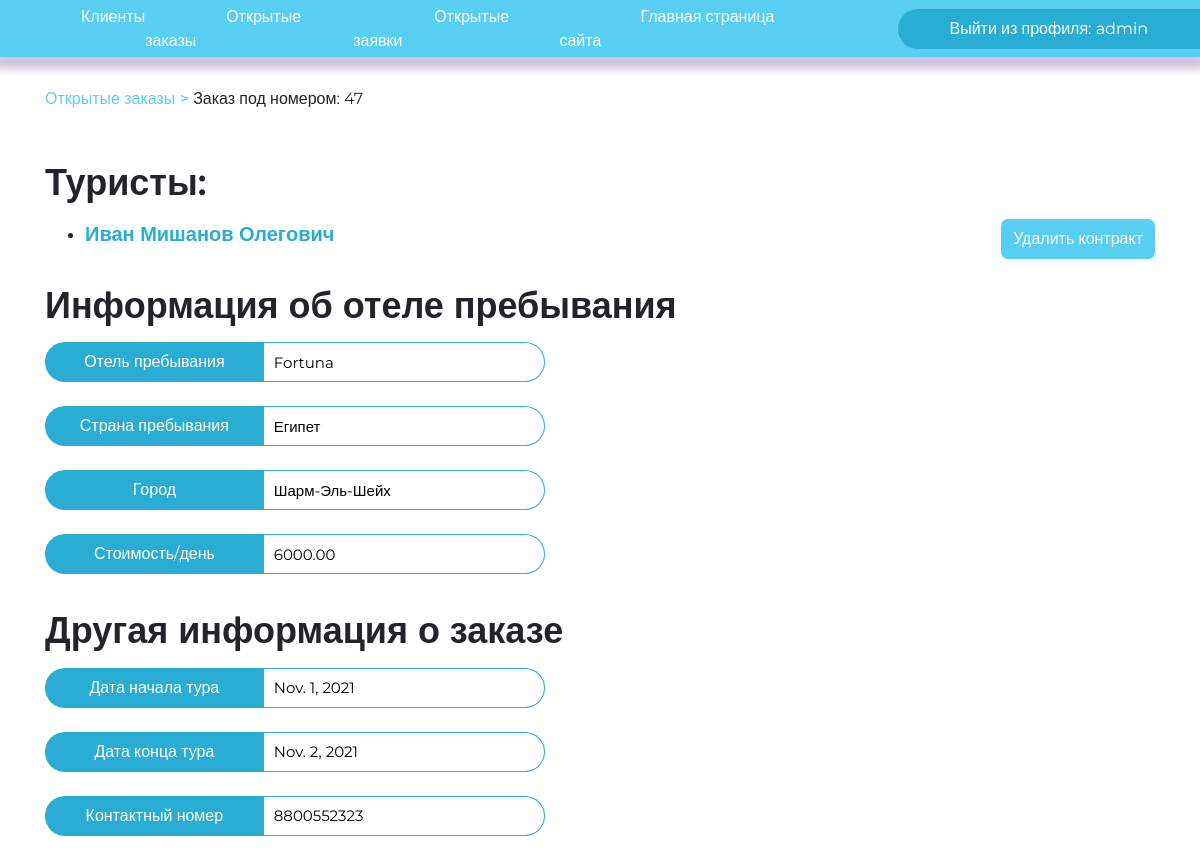
Screenshot of /agent/contract/47/ (signed in) with the database file from the repository.
### djangoApp/models.py (models this page shows, shortened)
class Contract(models.Model):
    client_id = models.ForeignKey(Client, on_delete=models.CASCADE)
    hotel_id = models.ForeignKey(Hotel, on_delete=models.CASCADE)
    group_id = models.ForeignKey(
        GroupClient, on_delete=models.CASCADE, blank=True, null=True)
    sell_date = models.DateField(null=True, blank=True)
    start_date = models.DateField()
    end_date = models.DateField()
    contact_numberRegex = RegexValidator(regex=r'^((8|\+7)[\- ]?)?(\(?\d{3}\)?[\- ]?)?[\d\- ]{7,10}$',
                                         message="Номер телефона введен в неверном формате! Пример: +79261234567, 89261234567, 79261234567, 123-45-67 и т.п.")
    contact_number = models.CharField(
        max_length=13, validators=[contact_numberRegex])

class Client(models.Model):
    surname = models.CharField(max_length=30)
    name = models.CharField(max_length=30)
    patronymic = models.CharField(max_length=30)
    address = models.CharField(max_length=50)
    email = models.CharField(max_length=50)
    pass_and_serial = models.CharField(
        max_length=12, db_index=True, null=True, blank=True)
    pass_number = models.CharField(max_length=6, validators=[
                                   MinLengthValidator(6, 'Длина номера паспорта 6 цифр')])
    pass_serial = models.CharField(max_length=4, validators=[
                                   MinLengthValidator(4, 'Длина серии паспорта 4 цифры')])

class Hotel(models.Model):
    country_id = models.ForeignKey(Country, on_delete=models.CASCADE)
    name = models.CharField(max_length=30)
    town = models.CharField(max_length=30)
    price = models.DecimalField(max_digits=20, decimal_places=2)
    wi_fi = models.CharField(
        choices=(('1', '1'), ('0', '0')), default=0, max_length=30)
    beach = models.CharField(
        choices=(('1', '1'), ('0', '0')), default=0, max_length=30)
    air_conditioning = models.CharField(
        choices=(('1', '1'), ('0', '0')), default=0, max_length=30)
    child = models.CharField(
        choices=(('1', '1'), ('0', '0')), default=0, max_length=30)
    bar = models.CharField(
        choices=(('1', '1'), ('0', '0')), default=0, max_length=30)
    desc = models.TextField(max_length=200)

class Country(models.Model):
    name = models.CharField(max_length=30)
    money = models.CharField(max_length=30)
    language = models.CharField(max_length=30)
    class Meta:
        verbose_name_plural = "Countries"

### djangoApp/views.py (the view)
# urls.py: path('agent/contract/<int:id>/', FullContract.as_view(), name='get_full_contract'),
class FullContract(LoginRequiredMixin, View):
    redirect_field_name = None
    def get(self, request, id):
        contract = get_full_contract(id)
        context = {'full_contract': contract,
                   }
        return render(request, 'full_contract.html', context=context)

### djangoApp/base.py (called while the page is built)
def get_full_contract(id):
    contract = Contract.objects.filter(id=id).first()
    return contract

### djangoApp/templates/full_contract.html (shortened to what this page needs)
{% extends 'secret_panel.html' %}
{% block currPath %} <div class="path"><a href="/agent/">Открытые заказы ></a> Заказ под номером: {{ full_contract.id }}
</div>{% endblock %}
{% block content %}
<div style="margin-top: 50px">
    <h1 class="semi-text" style="margin-bottom:15px;">Туристы:</h1>
    <button class="btn btn-primary" data-bs-toggle="modal" data-bs-target="#delete_submit" style="float:right;">Удалить контракт</button>
    <ul id="clients-ul">
        {% if full_contract.group_id %}
        {% for client in full_contract.group_id.client.all %}
        <li><a href="client/{{client.id}}/" class="client-list">{{client.surname}} {{client.name}}
                {{client.patronymic}}</a></li>
        {% endfor %}
        {% else %}
        <li><a href="/agent/client/{{full_contract.client_id.id}}/" class="client-list">{{full_contract.client_id.name}}
                {{full_contract.client_id.surname}} {{full_contract.client_id.patronymic}}</a></li>
        {% endif %}
    </ul>
    <h1 class="semi-text" style="margin-bottom:15px; margin-top: 35px">Информация об отеле пребывания</h1>
    <div class="enter-container" style="width: 500px;">
        <span class="enterPL-invite">Отель пребывания</span><input type="text" value="{{ full_contract.hotel_id.name }}"
            readonly class="enterPL-input" />
    </div>
    <div class="enter-container" style="width: 500px;">
        <span class="enterPL-invite">Страна пребывания</span><input type="text"
            value="{{ full_contract.hotel_id.country_id.name }}" readonly class="enterPL-input" />
    </div>
    <div class="enter-container" style="width: 500px;">
        <span class="enterPL-invite">Город</span><input type="text" value="{{ full_contract.hotel_id.town }}" readonly
            class="enterPL-input" />
    </div>
    <div class="enter-container" style="width: 500px;">
        <span class="enterPL-invite">Стоимость/день</span><input type="text" value="{{ full_contract.hotel_id.price }}"
            readonly class="enterPL-input" />
    </div>
    <h1 class="semi-text" style="margin-bottom:15px; margin-top: 35px">Другая информация о заказе</h1>
    <div class="enter-container" style="width: 500px;">
        <span class="enterPL-invite">Дата начала тура</span><input type="text" value="{{ full_contract.start_date }}"
            readonly class="enterPL-input" />
    </div>
    <div class="enter-container" style="width: 500px;">
        <span class="enterPL-invite">Дата конца тура</span><input type="text" value="{{ full_contract.end_date }}"
            readonly class="enterPL-input" />
    </div>
    <div class="enter-container" style="width: 500px;">
        <span class="enterPL-invite">Контактный номер</span><input type="text"
            value="{{ full_contract.contact_number }}" readonly class="enterPL-input" />
    </div>
</div>
{% endblock %}

### djangoApp/templates/secret_panel.html (shortened to what this page needs)
<!DOCTYPE HTML PUBLIC "-//W3C//DTD HTML 4.01//EN" "http://www.w3.org/TR/html4/strict.dtd">
<html>
<head>
    <link rel="stylesheet" type="text/css" href="/static/css/style.css">
    <link rel="stylesheet" href="https://cdn.jsdelivr.net/npm/bootstrap@4.5.3/dist/css/bootstrap.min.css"
>
</head>
<body>
    <header>
        <nav class="menu" style="background-color: #59CEF3;">
            {% if request.user.is_authenticated %}
            <ul>
                <li><a href="/agent/clients">Клиенты</a></li>
                <li><a href="/agent/">Открытые заказы</a></li>
                <li><a href="/agent/calls/">Открытые заявки</a></li>
                <li><a href="/">Главная страница сайта</a></li>
            </ul>
            <a href="{% url 'logout' %}" class="btn btn-primary" id="logout">Выйти из профиля: {{user.username}}</a>
            {% else %}
            <span class="text-light ml-3">Требуется авторизация! Покиньте эту страницу если вы попали на нее
                случайно.</span>
            {% endif %}
        </nav>
    </header>
    <div class="container">
        {% block currPath %}{% endblock %}
        {% block content %}
        {% endblock %}
    </div>
</body>
</html>

### djangoApp/static/css/style.css (style rules this page uses)
body { margin: 0px; padding: 0px 0px 0px; font-family: 'Montserrat', sans-serif !important; font-style: normal !important; font-weight: normal !important; min-height: 100vh; }
.btn-primary { display: flex !important; background-color: #59CEF3 !important; height: 40px !important; border-radius: 7px !important; line-height: 1.5 !important; align-items: center !important; justify-content: center !important; font-size: 20 !important; text-decoration: none !important; color: #fff; border: none !important; }
.semi-text { font-size: 36px; font-weight: 600; }
header .menu { background-color: #ED9E72; padding: 15px 0px 15px 0px; display: flex; align-items: center; box-shadow: 0px 6px 8px 6px rgba(69, 26, 124, 0.25); height: 57px; flex-direction: row; z-index: 3; }
header .menu a { margin-left: 81px; color: #fff; text-decoration: none; }
header .menu #logout { background-color: #2aadd4 !important; width: 306px; height: 100%; border-radius: 30px 0 0 30px !important; }
header .menu ul { margin-left: auto; padding: 0; margin: 0; margin-left: auto; list-style-type: none; display: flex; }
.enterPL-invite { background-color: #2aadd4; width: 43.75%; height: 40px; display: flex; align-items: center; justify-content: center; border-radius: 25px 0px 0px 25px; color: #fff; }
.enter-container { display: flex; direction: row; flex-wrap: nowrap; margin-bottom: 24px; }
.enterPL-input { width: 56.25%; height: 40px; border: 1px solid #2aadd4; border-left: none; box-sizing: border-box; font-size: 15px; border-radius: 0 25px 25px 0; padding-left: 10px; }
.path { margin-top: 30px; }
.path a { color: #59CEF3 !important; text-decoration: none !important; font-weight: 500; font-size: 20; }
.client-list { font-size: 20px; font-weight: 600; color: #2aadd4; }

### rows the page displays
Contract: id "47", client_id.name "Иван", client_id.surname "Мишанов", client_id.patronymic "Олегович", hotel_id.name "Fortuna", hotel_id.country_id.name "Египет", hotel_id.town "Шарм-Эль-Шейх", hotel_id.price "6000.00", start_date "Nov. 1, 2021", end_date "Nov. 2, 2021", contact_number "8800552323"

### other values shown
{{ user.username }} "admin"
